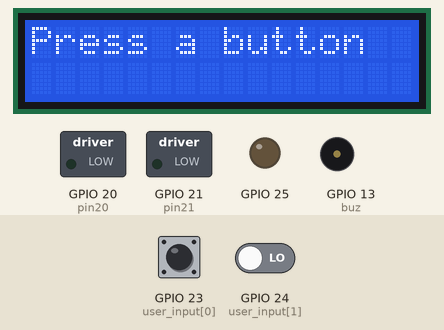
Simulated run of this program. Board: Raspberry Pi (BCM pin numbers). On the bench: 16×2 character LCD, switched loads named in the program (green lamp = pin HIGH), output pins drawn as LEDs (lit = HIGH), buzzer (waves = sounding). Inputs (shaded band) come from the test bench; at power-on: GPIO 23 (user_input[0]) LOW, GPIO 24 (user_input[1]) LOW. What the program prints to the terminal is not drawn.

Above: at 1.2 s.
1.3 s: GPIO 23 (user_input[0]) pulled HIGH for 0.15 s
At 2.2 s:
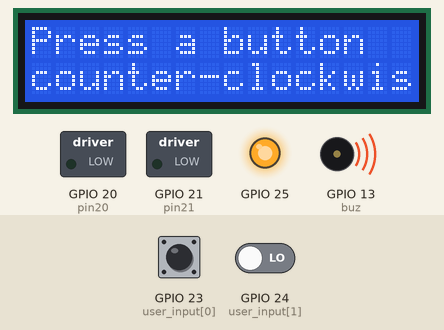
At 2.59 s:
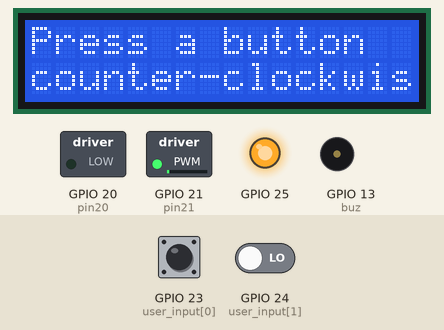
6.8 s: GPIO 24 (user_input[1]) driven HIGH
At 7.7 s:
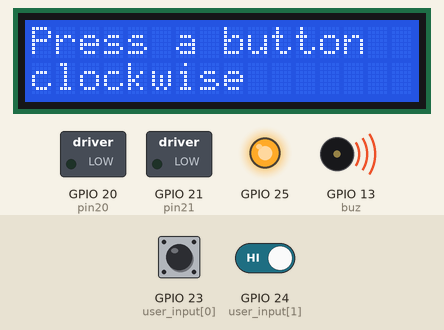
Timing chart, 0 to 13.3 s (numbered marks = the images above; inputs shaded):
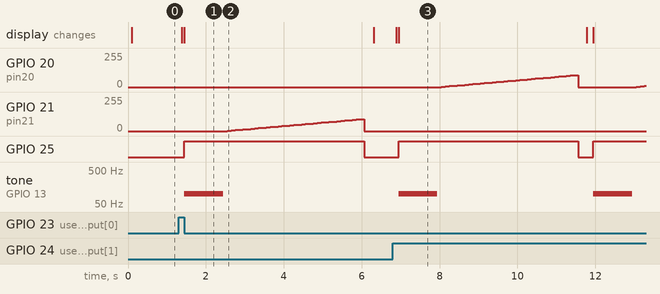

The program:

DC_motor.py
```python
'''
A program simulating how to use a DC motor
'''

import RPi.GPIO as GPIO
import time
import lcd_i2c

GPIO.setwarnings(False)
GPIO.setmode(GPIO.BCM)

#A list of the commands (delay and frequency)
commands = [[0.1, e] for e in range(0, 36, 1)]

GPIO.setup(20, GPIO.OUT) #clockwise pin for motor
pin20 = GPIO.PWM(20, 50)
GPIO.setup(21, GPIO.OUT) #counterclockwise pin for the motor
pin21 = GPIO.PWM(21, 50)
GPIO.setup(25, GPIO.OUT) #an LED connected to pin 25
GPIO.setup(23, GPIO.IN, pull_up_down=GPIO.PUD_DOWN) #a button
GPIO.setup(24, GPIO.IN, pull_up_down=GPIO.PUD_DOWN) #a button

lcd_i2c.lcd_init()

try:
    while True:
        print("Press the button")
        lcd_i2c.printer("Press a button", "")
        while True: #Waits for the user to press a button
            user_input = GPIO.input(23), GPIO.input(24)
            clock_pin, count_pin = user_input
            if clock_pin == 1: #Finds out which buttons was pressed
                is_clockwise = 1
                break
            elif count_pin == 1:
                is_clockwise = 0
                break

        print(f"Running {'clockwise' if not is_clockwise else 'counter-clockwise'}")

        lcd_i2c.printer("Press a button", f"{'clockwise' if not is_clockwise else 'counter-clockwise'}")
        GPIO.output(25, 1) #the lED is turned on

        # Buzzer is turned on when the motor is about to start
        print("Buzzer")
        GPIO.setup(13, GPIO.OUT)
        buz = GPIO.PWM(13, 100)
        buz.start(0)
        buz.ChangeDutyCycle(50)
        time.sleep(1)
        buz.stop()
        print("Stopped buzzing")

        if is_clockwise==0:
            pin20.start(0)
            for delay, duty_cycle in commands: #the motor starts turning
                print(f"Delay {delay} at {duty_cycle} clockwise")
                pin20.ChangeDutyCycle(duty_cycle)
                time.sleep(delay)

            pin20.stop() #the motor stops
            is_clockwise=2

        elif is_clockwise==1:
            pin21.start(0)

            for delay, duty_cycle in commands: #the motor starts turning
                print(f"Delay {delay} at {duty_cycle} counter-clockwise")
                pin21.ChangeDutyCycle(duty_cycle)
                time.sleep(delay)

            pin21.stop() #the motor stops
            is_clockwise=2

        GPIO.output(25, 0) #The LED is turned off
        print("Delaying")
        time.sleep(0.1)
except KeyboardInterrupt: #the program quits when a key is pressed
    pass

lcd_i2c.printer("Quitting", "")
time.sleep(1)
lcd_i2c.printer("", "")

GPIO.cleanup()
lcd_i2c.cleanup()
```

lcd_i2c.py
```python
import smbus
import time

# Define some device parameters
I2C_ADDR  = 0x27 # I2C device address
LCD_WIDTH = 16   # Maximum characters per line

# Define some device constants
LCD_CHR = 1 # Mode - Sending data
LCD_CMD = 0 # Mode - Sending command

LCD_LINE_1 = 0x80 # LCD RAM address for the 1st line
LCD_LINE_2 = 0xC0 # LCD RAM address for the 2nd line
LCD_LINE_3 = 0x94 # LCD RAM address for the 3rd line
LCD_LINE_4 = 0xD4 # LCD RAM address for the 4th line

LCD_BACKLIGHT  = 0x08  # On
#LCD_BACKLIGHT = 0x00  # Off

ENABLE = 0b00000100 # Enable bit

# Timing constants
E_PULSE = 0.0005
E_DELAY = 0.0005

#Open I2C interface
#bus = smbus.SMBus(0)  # Rev 1 Pi uses 0
bus = smbus.SMBus(1) # Rev 2 Pi uses 1

def lcd_init():
  # Initialise display
  lcd_byte(0x33,LCD_CMD) # 110011 Initialise
  lcd_byte(0x32,LCD_CMD) # 110010 Initialise
  lcd_byte(0x06,LCD_CMD) # 000110 Cursor move direction
  lcd_byte(0x0C,LCD_CMD) # 001100 Display On,Cursor Off, Blink Off
  lcd_byte(0x28,LCD_CMD) # 101000 Data length, number of lines, font size
  lcd_byte(0x01,LCD_CMD) # 000001 Clear display
  time.sleep(E_DELAY)

def lcd_byte(bits, mode):
  # Send byte to data pins
  # bits = the data
  # mode = 1 for data
  #        0 for command

  bits_high = mode | (bits & 0xF0) | LCD_BACKLIGHT
  bits_low = mode | ((bits<<4) & 0xF0) | LCD_BACKLIGHT

  # High bits
  bus.write_byte(I2C_ADDR, bits_high)
  lcd_toggle_enable(bits_high)

  # Low bits
  bus.write_byte(I2C_ADDR, bits_low)
  lcd_toggle_enable(bits_low)

def lcd_toggle_enable(bits):
  # Toggle enable
  time.sleep(E_DELAY)
  bus.write_byte(I2C_ADDR, (bits | ENABLE))
  time.sleep(E_PULSE)
  bus.write_byte(I2C_ADDR,(bits & ~ENABLE))
  time.sleep(E_DELAY)

def lcd_string(message,line):
  # Send string to display

  message = message.ljust(LCD_WIDTH," ")

  lcd_byte(line, LCD_CMD)

  for i in range(LCD_WIDTH):
    lcd_byte(ord(message[i]),LCD_CHR)

def printer(string1,string2):
  lcd_string(string1,LCD_LINE_1)
  lcd_string(string2,LCD_LINE_2)

def cleanup():
    lcd_byte(0x01, LCD_CMD); #Clear LCD
```

Measured:
- after the input at 1.3 s, GPIO 21 (pin21): rises from 0/255 to 89/255 in 3.4 s, then falls to 0/255 in 0.10 s; GPIO 25: LOW → HIGH after 0.15 s, → LOW 4.6 s later; tone on GPIO 13 (buz): silent → 100 Hz after 0.15 s, → silent 1.0 s later; the display: first changes after 0.08 s (image 1 shows a later state)
- after the input at 6.8 s, GPIO 20 (pin20): 0/255 → 3/255 after 1.2 s, → 5/255 0.10 s later, → 8/255 0.10 s later, → 10/255 0.10 s later, … (39 changes in this stretch); GPIO 25: LOW → HIGH after 0.15 s, → LOW 4.6 s later, → HIGH 0.39 s later
